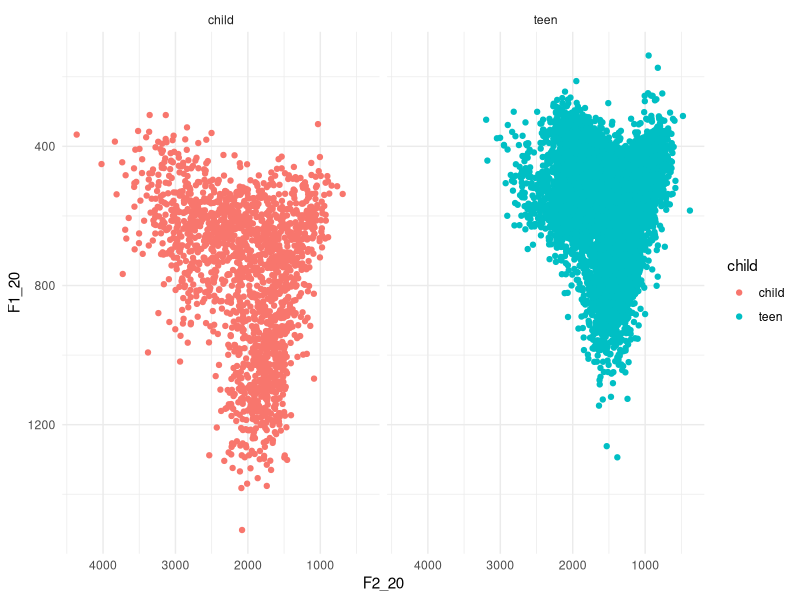
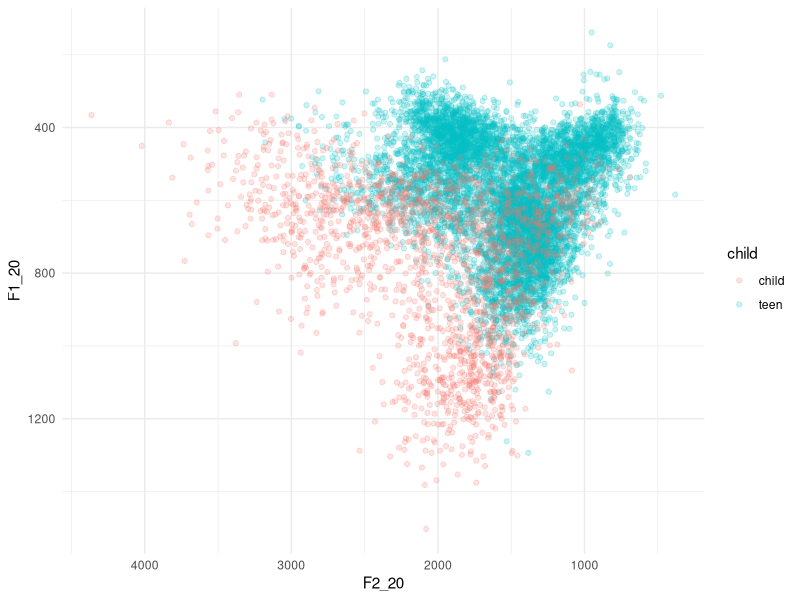
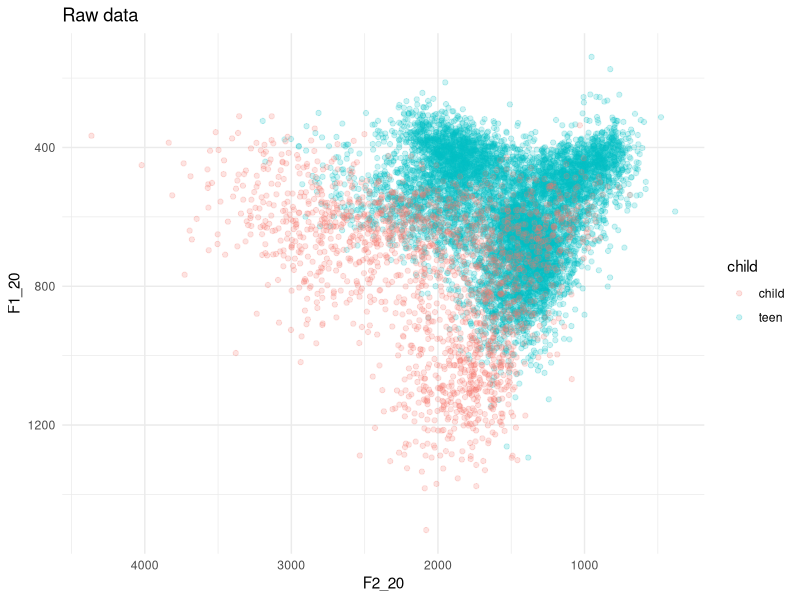
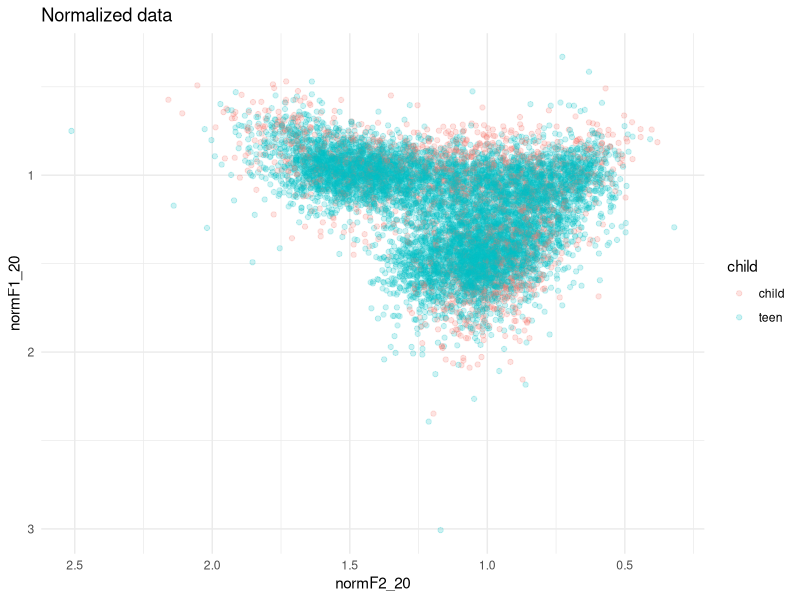

Here is the R script that generated these plots, in order:
## ---- chunk 1
library(tidyverse)
## ---- chunk 2
data <- read.csv("alldata_oct24.csv", stringsAsFactors = T, head = T, row.names = 1)
## ---- chunk 3
ggplot(data, aes(x=F2_20, y=F1_20))+geom_point(aes(color=child))+scale_x_reverse()+scale_y_reverse()+facet_grid(~child)+theme_minimal()
## ---- chunk 4
ggplot(data, aes(x=F2_20, y=F1_20))+geom_point(aes(color=child), alpha=0.2)+scale_x_reverse()+scale_y_reverse()+theme_minimal()
## ---- chunk 5
str(data)
## ---- chunk 6
data <- data %>% mutate(meanF1 = (F1_20+F1_35+F1_50+F1_65+F1_80)/5,
                        meanF2 = (F2_20+F2_35+F2_50+F2_65+F2_80)/5)
## ---- chunk 7
fleece_means <- data %>% filter(sound_label == "fleece") %>%
  group_by(participant) %>%
  summarise(meanFleeceF1 = mean(meanF1),
            meanFleeceF2 = mean(meanF2))
trap_means <- data %>% filter(sound_label == "trap") %>%
  group_by(participant) %>%
  summarise(meanTRAPF1 = mean(meanF1))
## ---- chunk 8
newdata <- merge(fleece_means, trap_means)
## ---- chunk 9
newdata <- newdata %>% mutate(u_F1 = meanFleeceF1,
                              u_F2 = meanFleeceF1)
## ---- chunk 10
newdata <- newdata %>%
  mutate(trapF2 = ((meanFleeceF2 - u_F2)/2) + u_F2)
## ---- chunk 11
newdata <- newdata %>%
  mutate(S_F1 = (meanFleeceF1 + meanTRAPF1 + u_F1)/3,
         S_F2 = (meanFleeceF2 + trapF2 + u_F2)/3)
## ---- chunk 12
dataX <- merge(data, newdata)
str(dataX)
## ---- chunk 13
dataX <- dataX %>% mutate(
  normF1_20 = F1_20/S_F1,
  normF1_35 = F1_35/S_F1,
  normF1_50 = F1_50/S_F1,
  normF1_65 = F1_65/S_F1,
  normF1_80 = F1_80/S_F1,
  normF2_20 = F2_20/S_F2,
  normF2_35 = F2_35/S_F2,
  normF2_50 = F2_50/S_F2,
  normF2_65 = F2_65/S_F2,
  normF2_80 = F2_80/S_F2)
## ---- chunk 14
ggplot(data, aes(x=F2_20, y=F1_20))+geom_point(aes(color=child), alpha=0.2)+scale_x_reverse()+scale_y_reverse()+theme_minimal()+ggtitle("Raw data")
## ---- chunk 15
ggplot(dataX, aes(x=normF2_20, y=normF1_20))+geom_point(aes(color=child), alpha=0.2)+scale_x_reverse()+scale_y_reverse()+theme_minimal()+ggtitle("Normalized data")
